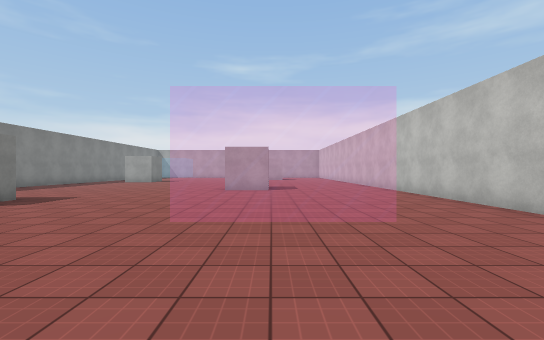
View 1 (above)

17 first-person views from a walk through a 3-D level made in the Unity game engine. The camera is 1.4 m above the floor, looks level and sees 90° across. The floor is counted in squares, 2 m on a side. Each view is taken from the middle of a square. On the plan, view 1 faces up. The plan holds only what a view shows up to about 9 squares ahead; the rest is blank. The place goes on beyond the plan. Surface patterns are stand-ins for the level's own textures.

View 2
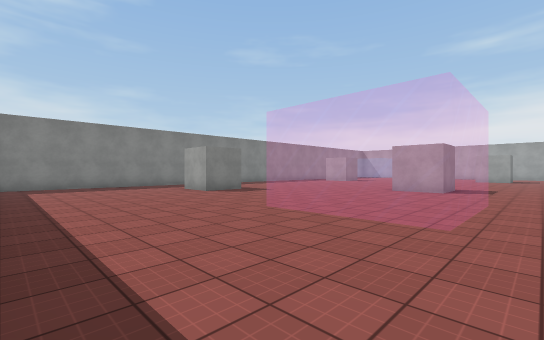

View 3
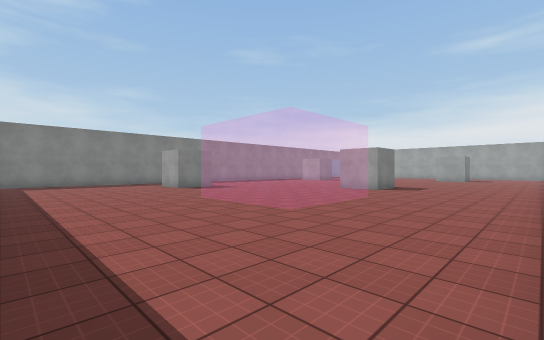

View 4
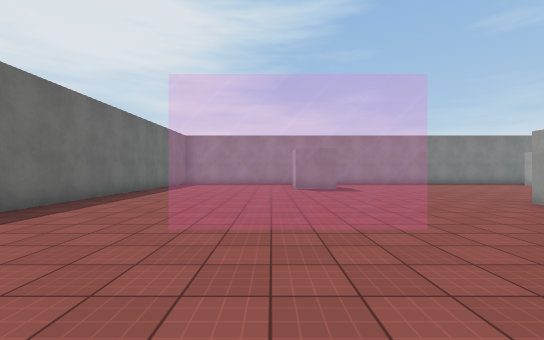

View 5
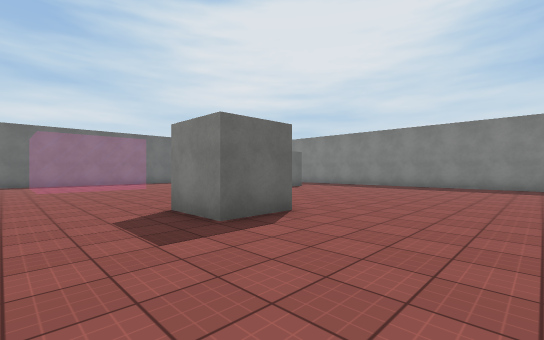

View 6
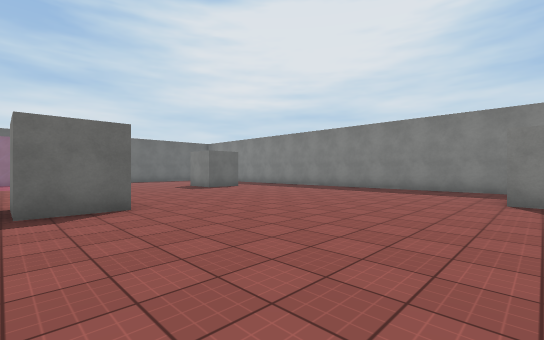

View 7
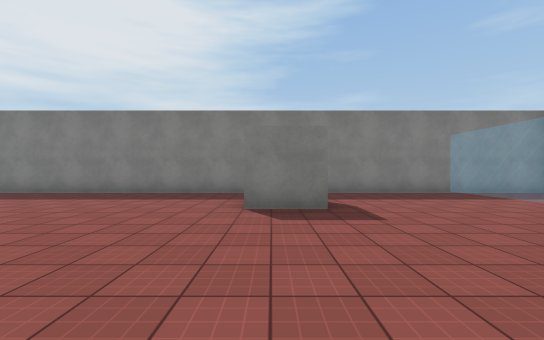

View 8
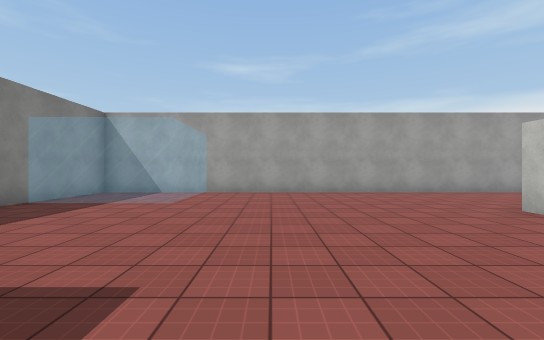

View 9
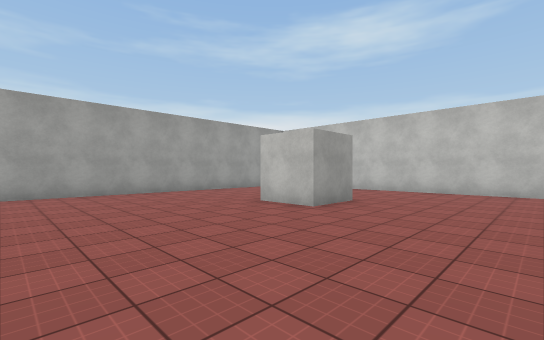

View 10
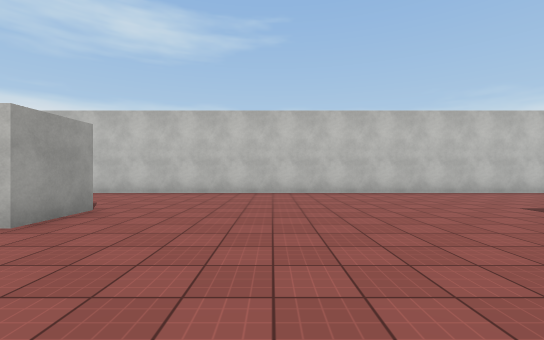

View 11
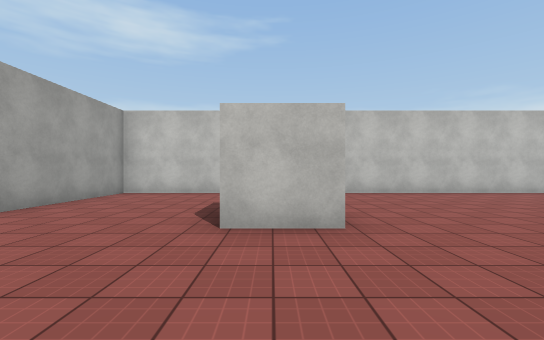

View 12
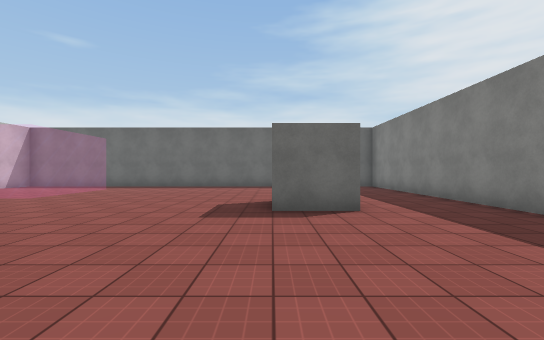

View 13
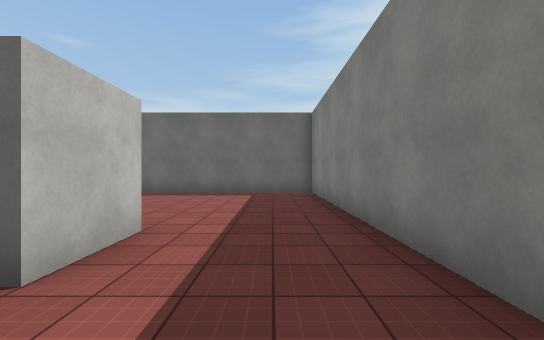

View 14
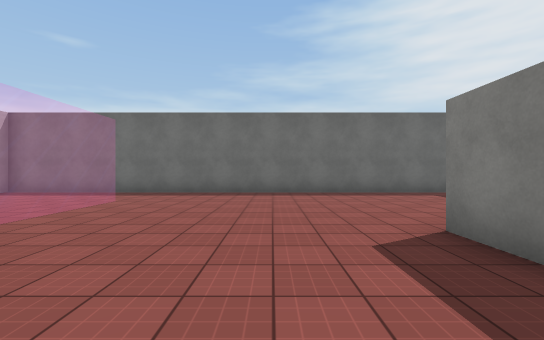

View 15
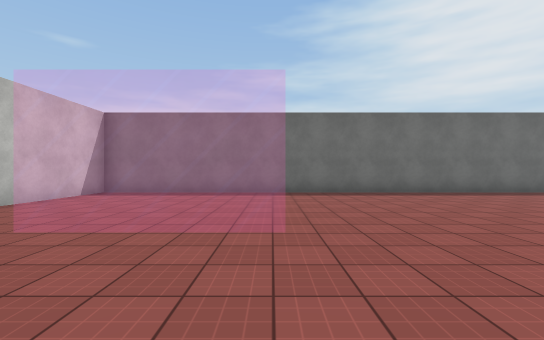

View 16
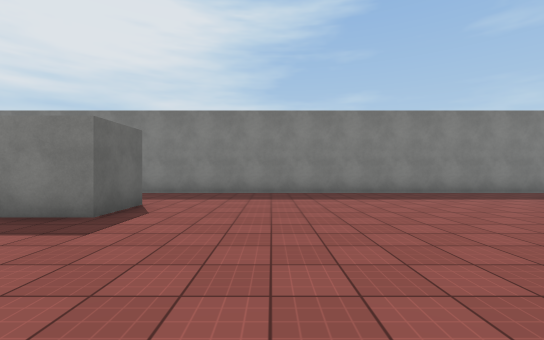

View 17
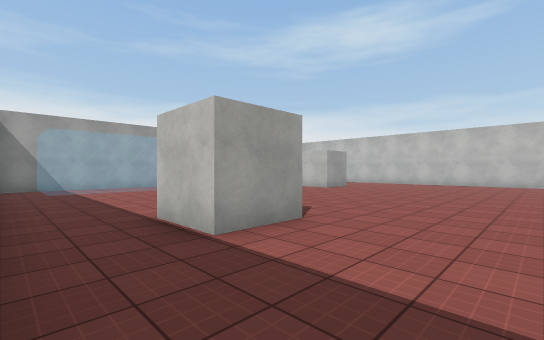

### Floor plan
Key: @ floor where view 1 was taken; # wall or solid block; . floor; = window, fence, low wall or low ledge.
Columns run from 11 left of view 1 to 5 right of it. Each row starts with its distance up from view 1.
 25 #################
 24 #...............#
 23 #.===...........#
 22 #.===...........#
 21 #.===...........#
 20 #..........#....#
 19 #...............#
 18 #...............#
 17 #..##...........#
 16 #..##...........#
 15 #...............#
 14 #...............#
 13 #...............#
 12 #...............#
 11 #...............#
 10 #.........#.....#
  9 #...............#
  8 #...............#
  7 #...............#
  6 #...##..........#
  5 #...##....===...#
  4 #.........===...#
  3 #.........===...#
  2 #...............#
  1 #...............#
  0 #..........@....#
 -1 #################

Where each view was taken, in squares from view 1:
view 1: 0 up, 0 right, facing up
view 2: 0 up, 2 right, facing up-left
view 3: 0 up, 4 right, facing up-left
view 4: 4 up, 4 right, facing left
view 5: 14 up, 2 right, facing down-left
view 6: 16 up, 0 right, facing down-left
view 7: 16 up, 2 left, facing left
view 8: 16 up, 5 left, facing up
view 9: 16 up, 5 left, facing up-right
view 10: 16 up, 4 left, facing right
view 11: 20 up, 4 left, facing right
view 12: 11 up, 6 left, facing down
view 13: 8 up, 9 left, facing down
view 14: 8 up, 4 left, facing down
view 15: 8 up, 1 left, facing down
view 16: 9 up, 2 left, facing left
view 17: 13 up, 10 left, facing up-right
